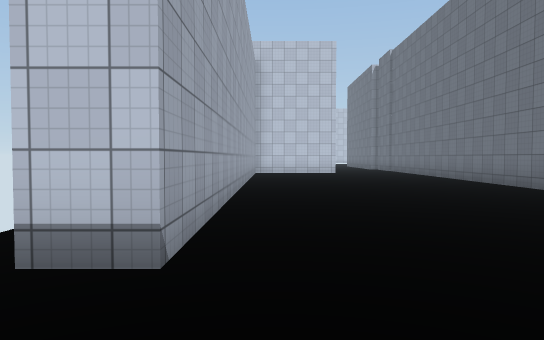
[1] (above)

21 first-person views from a walk through a Unity game level. The camera is 1.4 m above the floor, tilts 2° down and sees 70° across. The floor is counted in squares, 2 m on a side. Each view is taken from the middle of a square. On the plan, view 1 faces up. The plan holds only what a view shows up to about 11 squares ahead; the rest is blank. The place goes on beyond the plan. Surface patterns are stand-ins for the level's own textures.

[2]
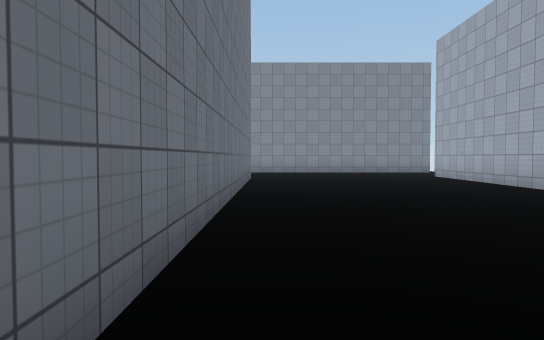

[3]
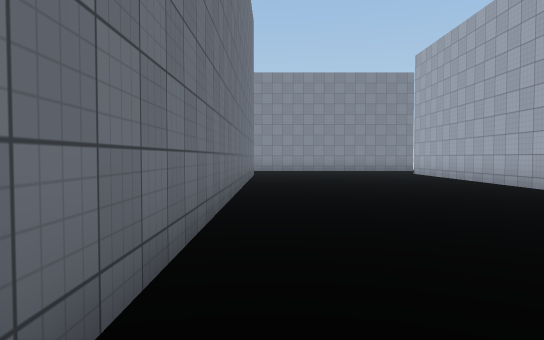

[4]
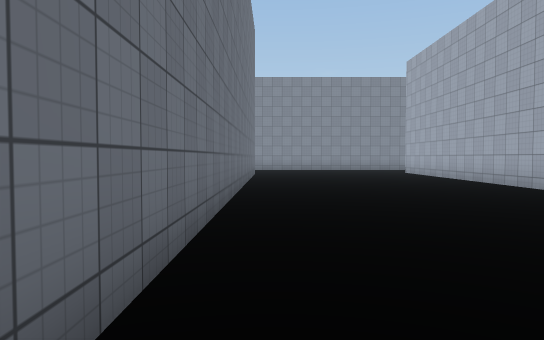

[5]
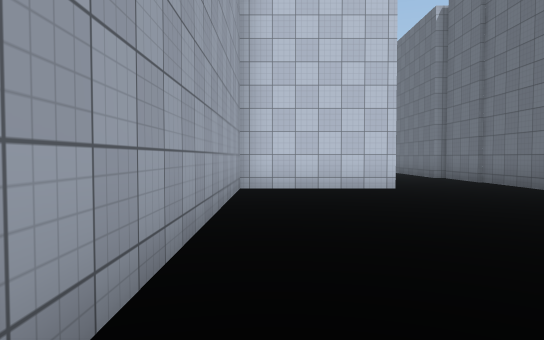

[6]
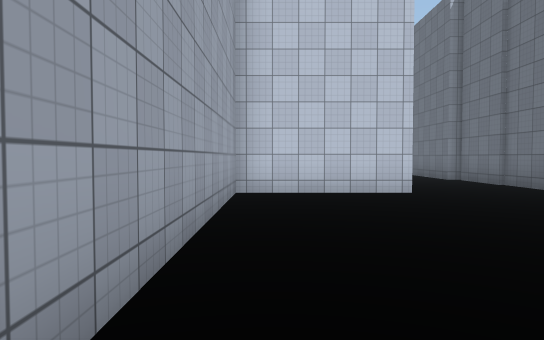

[7]
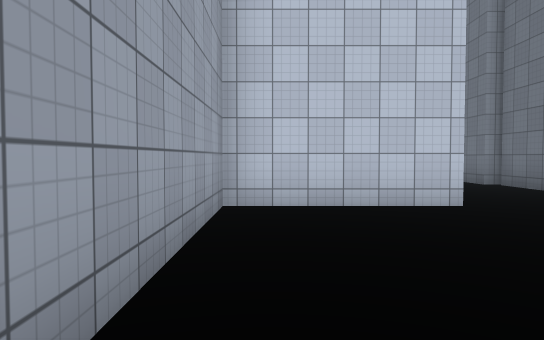

[8]
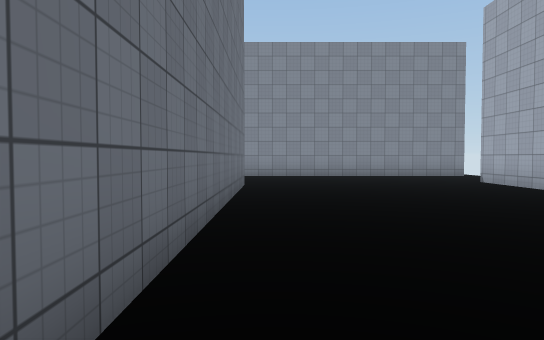

[9]
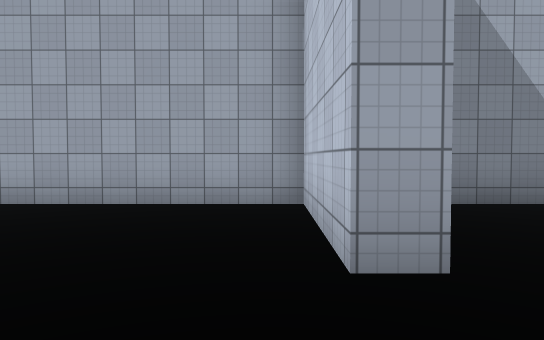

[10]
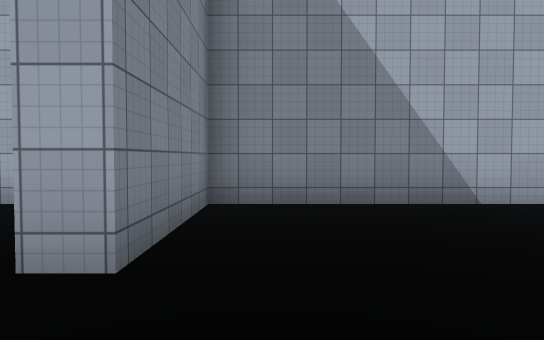

[11]
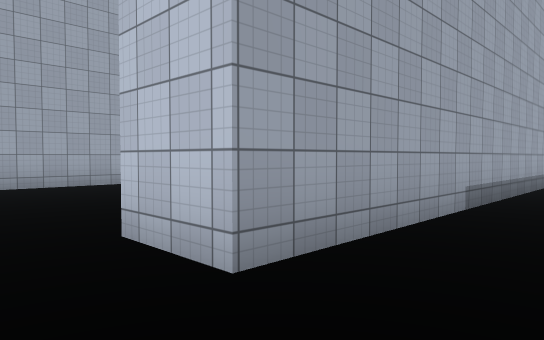

[12]
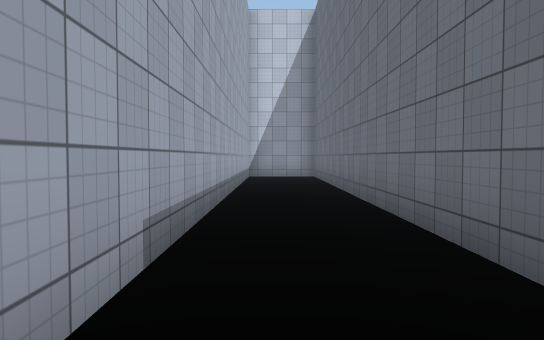

[13]
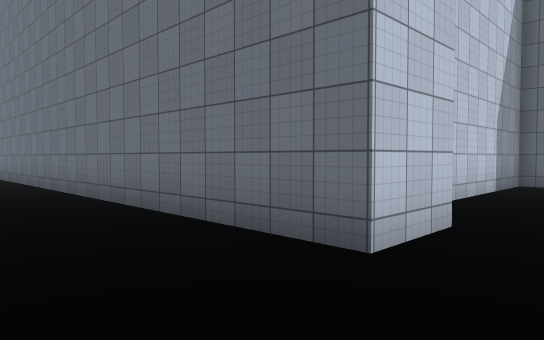

[14]
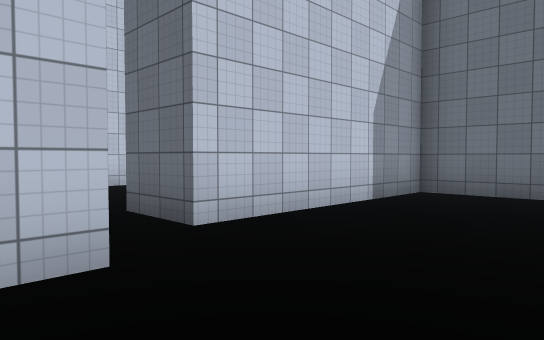

[15]
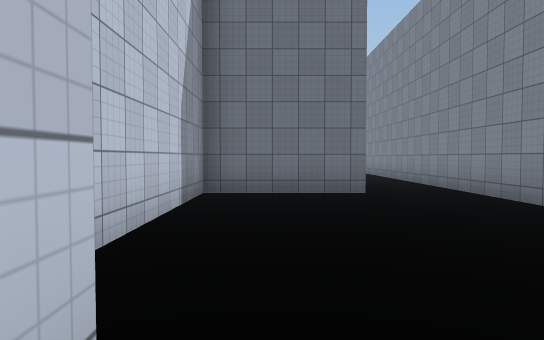

[16]
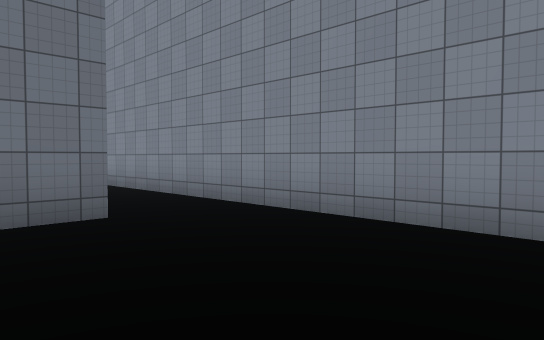

[17]
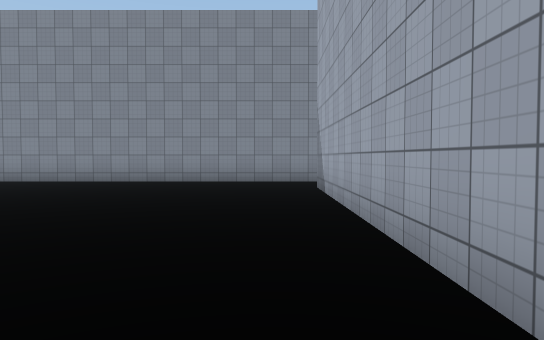

[18]
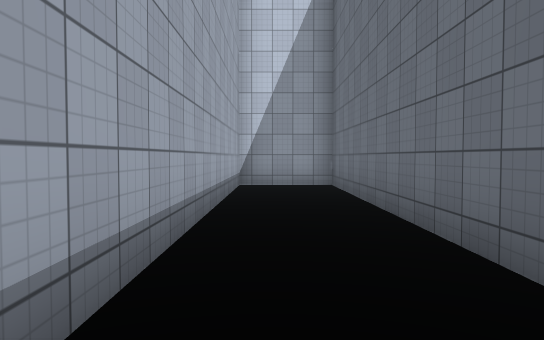

[19]
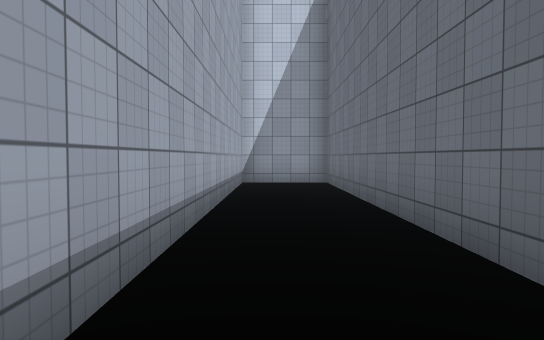

[20]
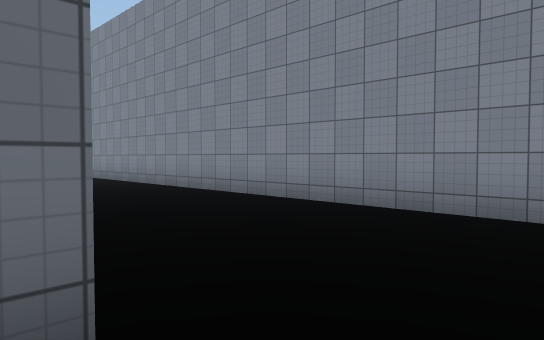

[21]
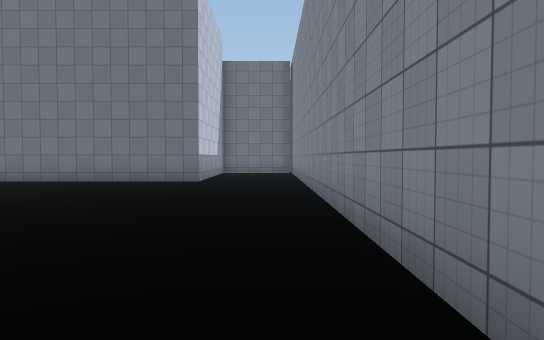

### Floor plan
Points are (right, up) in squares from view 1. A wall is a line through its corners. A room is listed if a view was taken in it or the views show most of it. See-through windows are left out.
Room 1 (views 1, 2, 3, 4, 5, 6, 7, 8, 9, 10, 11, 12, 13, 14, 15, 16, 18, 19, 20, 21)
walls: (11.1, 3.5) (9.5, 3.5) (9.5, 18.5) (7.2, 18.5) (7.2, 3.5) (5.7, 3.5) (5.7, 20.6) (5.3, 20.6) (5.3, 21.8); (8.8, -0.8) (19.5, -0.8); (-0.7, 22) (-0.7, 17.1) (2.7, 17.1) (2.7, 16.5) (-0.7, 16.5) (-0.7, 2.4) (-1.6, 2.4); (17.5, 1.1) (17.5, 4.3) (12.2, 4.3) (12.2, 5.9)
ways out: opening at (18.5, 0.5) to room 2
Room 2 (view 17)
walls: (19, 8.6) (19, 1.1); (29.9, 2) (29.9, 7.8); (19.5, -0.8) (29.9, -0.8)
ways out: opening at (18.5, 0.5) to room 1

Positions as (right, up) in squares from view 1, and headings:
1: (0, 0), facing up
2: (5, 16), facing down
3: (5, 18), facing down
4: (5, 19), facing down
5: (0, 8), facing up
6: (0, 9), facing up
7: (0, 11), facing up
8: (5, 13), facing down
9: (5, 16), facing left
10: (5, 18), facing left
11: (9, 2), facing up-left
12: (8, 5), facing up
13: (7, 2), facing up-right
14: (10, 1), facing up-right
15: (10, 3), facing right
16: (13, 3), facing down-right
17: (20, 10), facing down
18: (8, 9), facing up
19: (8, 8), facing up
20: (8, 4), facing down-right
21: (19, 0), facing right
